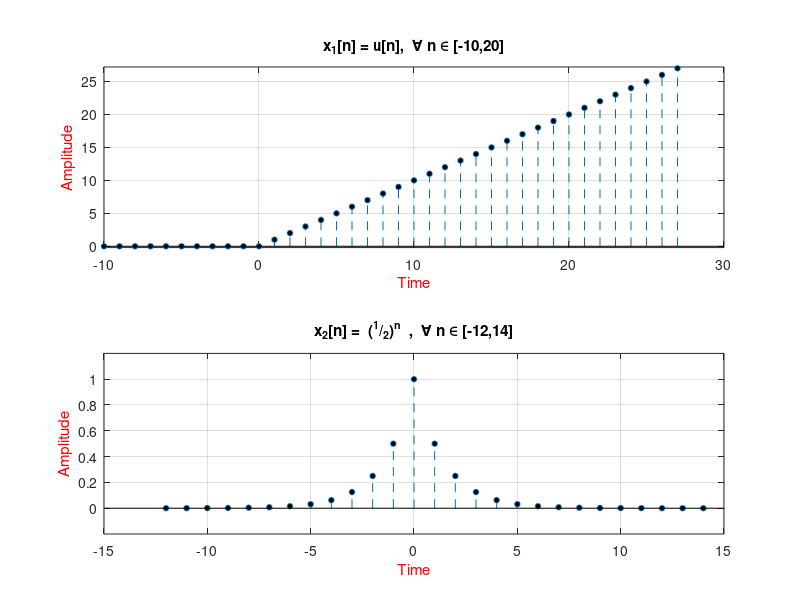

MATLAB code for this plot: (Note: this script raises an error after producing the figure.)
clear all;
close all;
clc

%% Manual Convolution vs System Convolution
% signal_1
nu = -10:27;
u = (nu>=0).*nu;
figure('Name','Starting Signals');
subplot(2,1,1);
stem(nu, u,'filled','MarkerSize',4, 'LineStyle','--','MarkerFaceColor','black')
title('x_1[n] = u[n],  \forall n \in [-10,20]')
xlabel('Time', 'color', 'red')
ylabel('Amplitude', 'color', 'red')
ylim([(min(u)-0.2) (max(u)+0.2)]);
grid on;

% signal_2
nh = -12:14;
h = (1/2).^abs(nh);
subplot(2,1,2);
stem(nh, h,'filled','MarkerSize',4, 'LineStyle','--','MarkerFaceColor','black')
title('x_2[n] =  (^1/_2)^n  ,  \forall n \in [-12,14]')
xlabel('Time', 'color', 'red')
ylabel('Amplitude', 'color', 'red')
ylim([(min(h)-0.2) (max(h)+0.2)]);
grid on;


[my_cnv,my_cnv_time]= my_conv(u,nu,h,nh);

% Manual Convolution
figure('Name','Convolution Signals');
subplot(2,1,1);
stem(my_cnv_time,my_cnv,'filled','MarkerSize',4, 'LineStyle','--','MarkerFaceColor','black');
title('Manual Convolution');
ylabel('Amplitude', 'color', 'red')
xlabel('Time', 'color', 'red')
grid on;

% In system Convolution
subplot(2,1,2);
stem(my_cnv_time,conv(u,h),'filled','MarkerSize',4, 'LineStyle','--','MarkerFaceColor','black');
title('In System Convolution');
ylabel('Amplitude', 'color', 'red')
xlabel('Time', 'color', 'red')
grid on;

%% Theorem Rrove

% Fourier Transormation of each input signal
NFFT = 100;
f = (-NFFT/2:NFFT/2-1)/NFFT; %Frequency Vector
U = fftshift(fft(u,NFFT));
H = fftshift(fft(h,NFFT));
Y = fftshift(fft(my_cnv,NFFT));

figure('Name', 'Input Signal Frequences')
subplot(2,1,1);
plot(f,abs(H)/(length(h)),'r');
title('H(f) frequency domain');
xlabel('Frequency (Hz)')
ylabel('Amplitude');
grid on;

subplot(2,1,2)
plot(f,abs(U)/(length(u)),'r');
title('U(f) frequency domain');
xlabel('Frequency (Hz)')
ylabel('Amplitude');
grid on;

figure('Name', 'Convolution Frequences')
subplot(2,1,1);
plot(f,abs(Y)/(length(Y)),'r');
title('f\{u(t)*h(t)\}');
xlabel('Frequency (Hz)')
ylabel('Amplitude');
grid on;

subplot(2,1,2);
Y_mult = abs(U.*H);
plot(f,Y_mult/(length(Y)));
title('U(F) x H(F)');
xlabel('Frequency (Hz)')
ylabel('Amplitude');
grid on;
